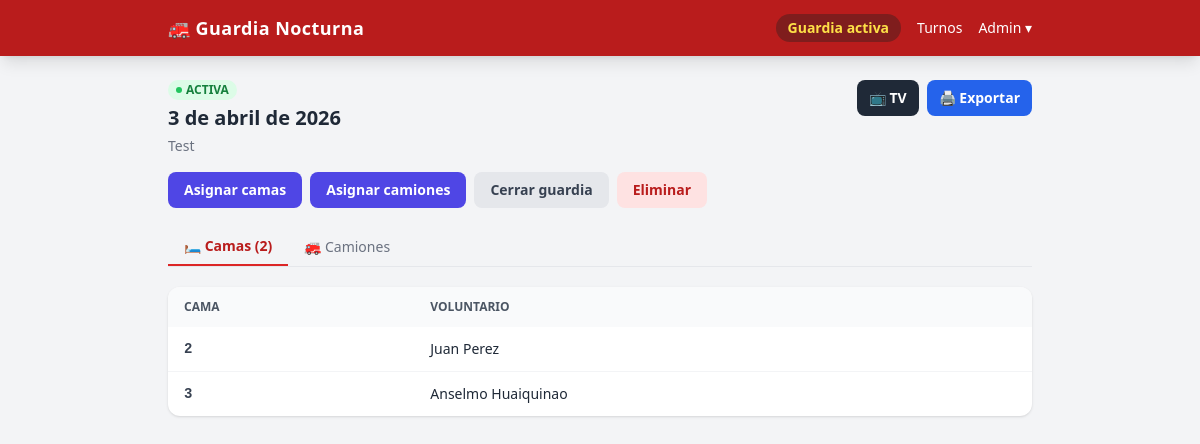
/turnos/1, run on the app's committed database.
### tables this page shows
CREATE TABLE shifts (
                id         INTEGER PRIMARY KEY AUTOINCREMENT,
                date       TEXT NOT NULL,
                notes      TEXT,
                is_active  INTEGER NOT NULL DEFAULT 0,
                created_at TEXT NOT NULL DEFAULT (datetime('now','localtime'))
            );

CREATE TABLE bed_assignments (
                id           INTEGER PRIMARY KEY AUTOINCREMENT,
                shift_id     INTEGER NOT NULL REFERENCES shifts(id) ON DELETE CASCADE,
                volunteer_id INTEGER NOT NULL REFERENCES volunteers(id),
                bed_id       INTEGER NOT NULL REFERENCES beds(id),
                UNIQUE(shift_id, volunteer_id),
                UNIQUE(shift_id, bed_id)
            );

CREATE TABLE beds (
                id     INTEGER PRIMARY KEY AUTOINCREMENT,
                number TEXT NOT NULL,
                notes  TEXT
            , room TEXT);

CREATE TABLE volunteers (
                id     INTEGER PRIMARY KEY AUTOINCREMENT,
                name   TEXT NOT NULL,
                active INTEGER NOT NULL DEFAULT 1
            );

### guardia/routers/shifts.py (the view)
@router.get("/turnos/{shift_id}")
def shift_detail(request: Request, shift_id: int):
    with get_db() as conn:
        shift = conn.execute("SELECT * FROM shifts WHERE id = ?", (shift_id,)).fetchone()
        if not shift:
            return RedirectResponse("/turnos", status_code=302)
        active = get_active_shift(conn)
        bed_assignments = conn.execute("""
            SELECT ba.id, v.name AS volunteer_name, b.number AS bed_number
            FROM bed_assignments ba
            JOIN volunteers v ON ba.volunteer_id = v.id
            JOIN beds b ON ba.bed_id = b.id
            WHERE ba.shift_id = ?
            ORDER BY CAST(b.number AS INTEGER), b.number
        """, (shift_id,)).fetchall()
        trucks = conn.execute("SELECT * FROM trucks ORDER BY name").fetchall()
        truck_assignment_rows = conn.execute("""
            SELECT ta.id, ta.truck_id, ta.role, v.name AS volunteer_name
            FROM truck_assignments ta
            JOIN volunteers v ON ta.volunteer_id = v.id
            WHERE ta.shift_id = ?
            ORDER BY ta.truck_id, v.name
        """, (shift_id,)).fetchall()
        assignments_by_truck = {}
        for a in truck_assignment_rows:
            assignments_by_truck.setdefault(a["truck_id"], []).append(a)
        return templates.TemplateResponse(
            "shifts/detail.html",
            {
                "request": request,
                "shift": shift,
                "active_shift": active,
                "bed_assignments": bed_assignments,
                "trucks": trucks,
                "assignments_by_truck": assignments_by_truck,
            },
        )

### templates/shifts/detail.html (shortened to what this page needs)
{% extends "base.html" %}
{% block content %}
<div x-data="{ tab: 'camas' }">
  <div class="flex items-start justify-between mb-4 gap-3">
    <div>
      <div class="flex items-center gap-2 mb-1">
        {% if shift['is_active'] %}
        <span class="inline-flex items-center gap-1 text-xs font-bold text-green-700 bg-green-100 px-2 py-0.5 rounded-full">
          <span class="w-1.5 h-1.5 rounded-full bg-green-500 inline-block"></span> ACTIVA
        </span>
        {% else %}
        <span class="text-xs text-gray-400 bg-gray-100 px-2 py-0.5 rounded-full">ARCHIVADA</span>
        {% endif %}
      </div>
      <h1 class="text-xl font-bold text-gray-800">{{ shift['date'] | es_date }}</h1>
      {% if shift['notes'] %}
      <p class="text-sm text-gray-500 mt-1">{{ shift['notes'] }}</p>
      {% endif %}
    </div>
    <div class="flex gap-2 shrink-0">
      <a href="/turnos/{{ shift['id'] }}/tv" target="_blank"
         class="bg-gray-800 text-white px-3 py-2 rounded-lg text-sm font-semibold hover:bg-gray-900 transition">
        📺 TV
      </a>
      <a href="/turnos/{{ shift['id'] }}/exportar"
         class="bg-blue-600 text-white px-3 py-2 rounded-lg text-sm font-semibold hover:bg-blue-700 transition">
        🖨 Exportar
      </a>
    </div>
  </div>
  <div class="flex flex-wrap gap-2 mb-5">
    <a href="/turnos/{{ shift['id'] }}/camas"
       class="bg-indigo-600 text-white px-4 py-2 rounded-lg text-sm font-semibold hover:bg-indigo-700 transition">
      Asignar camas
    </a>
    <a href="/turnos/{{ shift['id'] }}/camiones"
       class="bg-indigo-600 text-white px-4 py-2 rounded-lg text-sm font-semibold hover:bg-indigo-700 transition">
      Asignar camiones
    </a>
    {% if shift['is_active'] %}
    <form method="POST" action="/turnos/{{ shift['id'] }}/cerrar"
          onsubmit="return confirm('¿Cerrar esta guardia?')">
      <button type="submit"
              class="bg-gray-200 text-gray-700 px-4 py-2 rounded-lg text-sm font-semibold hover:bg-gray-300 transition">
        Cerrar guardia
      </button>
    </form>
    {% endif %}
    <form method="POST" action="/turnos/{{ shift['id'] }}/eliminar"
          onsubmit="return confirm('¿Eliminar este turno? Esta acción no se puede deshacer.')">
      <button type="submit"
              class="bg-red-100 text-red-700 px-4 py-2 rounded-lg text-sm font-semibold hover:bg-red-200 transition">
        Eliminar
      </button>
    </form>
  </div>
  <div class="flex border-b border-gray-200 mb-5">
    <button @click="tab = 'camas'"
            :class="tab === 'camas' ? 'border-b-2 border-red-600 text-red-700 font-semibold' : 'text-gray-500'"
            class="px-4 py-2 text-sm">
      🛏 Camas ({{ bed_assignments | length }})
    </button>
    <button @click="tab = 'camiones'"
            :class="tab === 'camiones' ? 'border-b-2 border-red-600 text-red-700 font-semibold' : 'text-gray-500'"
            class="px-4 py-2 text-sm">
      🚒 Camiones
    </button>
  </div>
  <div x-show="tab === 'camas'">
    {% if bed_assignments %}
    <div class="bg-white rounded-xl shadow overflow-hidden">
      <table class="w-full text-sm">
        <thead class="bg-gray-50 text-gray-600 uppercase text-xs">
          <tr>
            <th class="px-4 py-3 text-left">Cama</th>
            <th class="px-4 py-3 text-left">Voluntario</th>
          </tr>
        </thead>
        <tbody class="divide-y divide-gray-100">
          {% for a in bed_assignments %}
          <tr>
            <td class="px-4 py-3 font-mono font-semibold text-gray-700">{{ a['bed_number'] }}</td>
            <td class="px-4 py-3 text-gray-800">{{ a['volunteer_name'] }}</td>
          </tr>
          {% endfor %}
        </tbody>
      </table>
    </div>
    {% else %}
    <p class="text-gray-400 text-center py-8">Sin asignaciones de camas.</p>
    {% endif %}
  </div>
</div>
{% endblock %}

### data on the page
shifts: date|es_date "3 de abril de 2026", notes "Test"
bed_assignments: bed_number "2", volunteer_name "Juan Perez"
bed_assignments: bed_number "3", volunteer_name "Anselmo Huaiquinao"

### other printed values
{{ bed_assignments | length }} "2"
